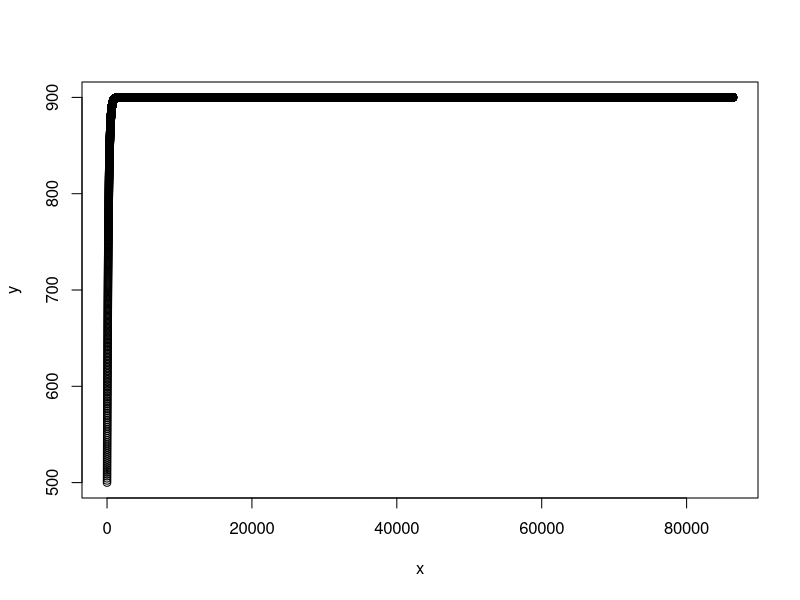
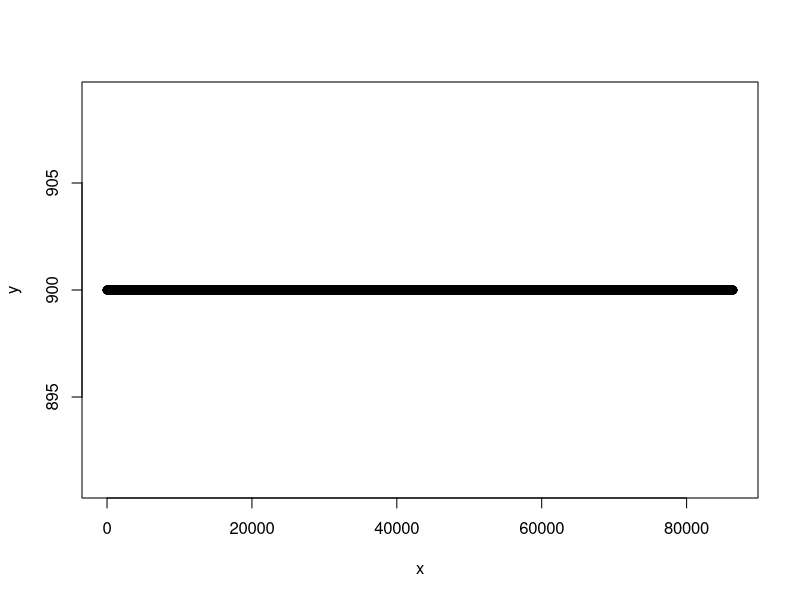
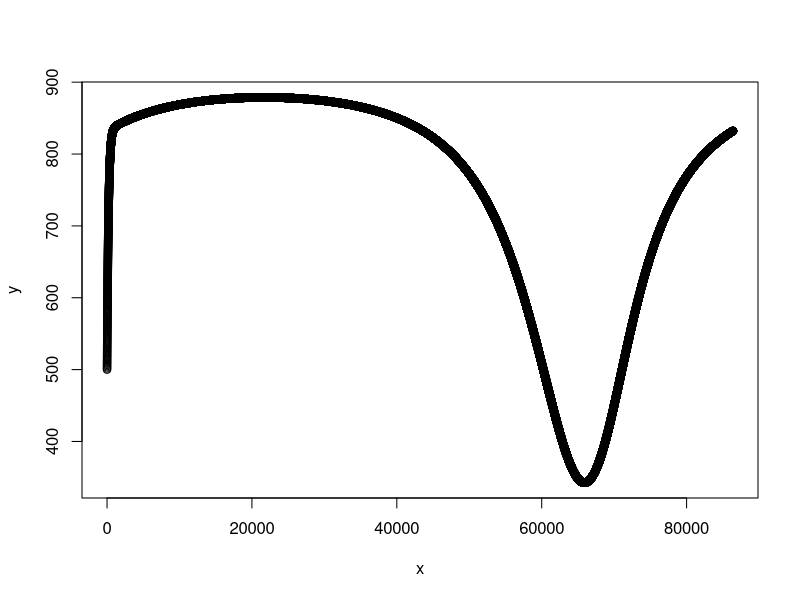
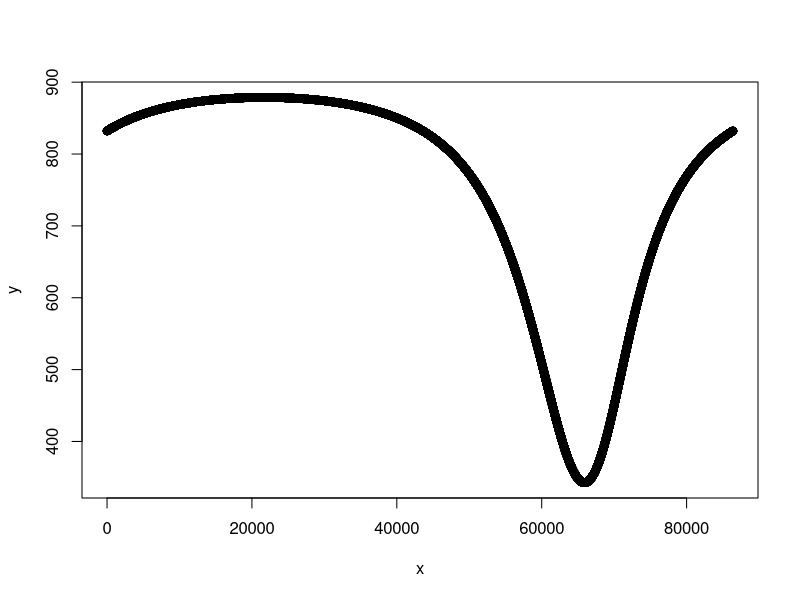

Write the R code that produced these figures, in order.
ex<-function(x)
{
  exp(-20*x)*(500+900*exp(20*x)-900)
}

x=0:86400
y={}

for (i in 1:86401)
{
  y[i]=ex(x[i]/3600)
}

plot(x,y)
write.csv(y, file = "constantDay1.csv")
a=ex(24)

ex<-function(x)
{
  exp(-20*x)*(a+900*exp(20*x)-900)
}

for (i in 1:86401)
{
  y[i]=ex(x[i]/3600)
}

plot(x,y)
write.csv(y, file = "constantDay2.csv")
a
ex(24)


h<-function(x)
{
  18*x-180/pi*cos(pi*x/12)+180/pi
}

l<-function(u)
{
  (15000+14000*sin(pi*u/12))*exp(h(u))
}

ex<-function(x)
{
  exp(-h(x))*(500+integrate(l,0,x)$value)
}

for (i in 1:86401)
{
  y[i]=ex(x[i]/3600)
}

plot(x,y)
write.csv(y, file = "periodicDay1.csv")
a=ex(24)

ex<-function(x)
{
  exp(-h(x))*(a+integrate(l,0,x)$value)
}

for (i in 1:86401)
{
  y[i]=ex(x[i]/3600)
}

plot(x,y)
write.csv(y, file = "periodicDay2.csv")
a
ex(24)
